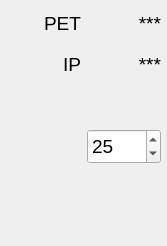
<?xml version="1.0" encoding="UTF-8"?>
<ui version="4.0">
 <class>MainWindow</class>
 <widget class="QMainWindow" name="MainWindow">
  <property name="geometry">
   <rect>
    <x>0</x>
    <y>0</y>
    <width>167</width>
    <height>246</height>
   </rect>
  </property>
  <property name="sizePolicy">
   <sizepolicy hsizetype="Preferred" vsizetype="Preferred">
    <horstretch>0</horstretch>
    <verstretch>0</verstretch>
   </sizepolicy>
  </property>
  <property name="minimumSize">
   <size>
    <width>0</width>
    <height>0</height>
   </size>
  </property>
  <property name="maximumSize">
   <size>
    <width>500</width>
    <height>1000</height>
   </size>
  </property>
  <property name="font">
   <font>
    <pointsize>12</pointsize>
   </font>
  </property>
  <property name="windowTitle">
   <string>Emittance Plot Processing</string>
  </property>
  <property name="windowIcon">
   <iconset>
    <normaloff>icon.png</normaloff>icon.png</iconset>
  </property>
  <widget class="QWidget" name="centralwidget">
   <property name="sizePolicy">
    <sizepolicy hsizetype="Preferred" vsizetype="Preferred">
     <horstretch>0</horstretch>
     <verstretch>0</verstretch>
    </sizepolicy>
   </property>
   <property name="minimumSize">
    <size>
     <width>0</width>
     <height>0</height>
    </size>
   </property>
   <property name="baseSize">
    <size>
     <width>0</width>
     <height>0</height>
    </size>
   </property>
   <layout class="QVBoxLayout" name="verticalLayout">
    <property name="spacing">
     <number>6</number>
    </property>
    <property name="leftMargin">
     <number>6</number>
    </property>
    <property name="topMargin">
     <number>6</number>
    </property>
    <property name="rightMargin">
     <number>6</number>
    </property>
    <property name="bottomMargin">
     <number>6</number>
    </property>
    <item>
     <layout class="QGridLayout" name="gridLayout">
      <item row="1" column="0">
       <widget class="QLabel" name="label_22">
        <property name="sizePolicy">
         <sizepolicy hsizetype="Minimum" vsizetype="Fixed">
          <horstretch>0</horstretch>
          <verstretch>0</verstretch>
         </sizepolicy>
        </property>
        <property name="minimumSize">
         <size>
          <width>0</width>
          <height>35</height>
         </size>
        </property>
        <property name="maximumSize">
         <size>
          <width>16777215</width>
          <height>35</height>
         </size>
        </property>
        <property name="font">
         <font>
          <pointsize>14</pointsize>
         </font>
        </property>
        <property name="text">
         <string>IP</string>
        </property>
        <property name="alignment">
         <set>Qt::AlignRight|Qt::AlignTrailing|Qt::AlignVCenter</set>
        </property>
       </widget>
      </item>
      <item row="2" column="1">
       <widget class="QPushButton" name="pushButton_34">
        <property name="enabled">
         <bool>false</bool>
        </property>
        <property name="sizePolicy">
         <sizepolicy hsizetype="Minimum" vsizetype="Fixed">
          <horstretch>0</horstretch>
          <verstretch>0</verstretch>
         </sizepolicy>
        </property>
        <property name="minimumSize">
         <size>
          <width>0</width>
          <height>35</height>
         </size>
        </property>
        <property name="maximumSize">
         <size>
          <width>16777215</width>
          <height>35</height>
         </size>
        </property>
        <property name="font">
         <font>
          <pointsize>14</pointsize>
         </font>
        </property>
        <property name="styleSheet">
         <string notr="true">QPushButton {
    border-style: outset;
}
</string>
        </property>
        <property name="text">
         <string notr="true"/>
        </property>
        <property name="icon">
         <iconset>
          <normaloff>leds/images48/ledred.png</normaloff>
          <normalon>leds/images48/ledgreen.png</normalon>leds/images48/ledred.png</iconset>
        </property>
        <property name="iconSize">
         <size>
          <width>36</width>
          <height>36</height>
         </size>
        </property>
        <property name="checkable">
         <bool>true</bool>
        </property>
        <property name="checked">
         <bool>true</bool>
        </property>
        <property name="autoDefault">
         <bool>true</bool>
        </property>
        <property name="default">
         <bool>false</bool>
        </property>
        <property name="flat">
         <bool>true</bool>
        </property>
       </widget>
      </item>
      <item row="0" column="0">
       <widget class="QLabel" name="label_11">
        <property name="sizePolicy">
         <sizepolicy hsizetype="Minimum" vsizetype="Fixed">
          <horstretch>0</horstretch>
          <verstretch>0</verstretch>
         </sizepolicy>
        </property>
        <property name="minimumSize">
         <size>
          <width>0</width>
          <height>35</height>
         </size>
        </property>
        <property name="maximumSize">
         <size>
          <width>16777215</width>
          <height>35</height>
         </size>
        </property>
        <property name="font">
         <font>
          <pointsize>14</pointsize>
         </font>
        </property>
        <property name="text">
         <string>PET</string>
        </property>
        <property name="alignment">
         <set>Qt::AlignRight|Qt::AlignTrailing|Qt::AlignVCenter</set>
        </property>
        <property name="buddy">
         <cstring>spinBox_4</cstring>
        </property>
       </widget>
      </item>
      <item row="1" column="1">
       <widget class="QLabel" name="label_2">
        <property name="sizePolicy">
         <sizepolicy hsizetype="Preferred" vsizetype="Fixed">
          <horstretch>0</horstretch>
          <verstretch>0</verstretch>
         </sizepolicy>
        </property>
        <property name="minimumSize">
         <size>
          <width>0</width>
          <height>35</height>
         </size>
        </property>
        <property name="maximumSize">
         <size>
          <width>16777215</width>
          <height>35</height>
         </size>
        </property>
        <property name="font">
         <font>
          <pointsize>14</pointsize>
         </font>
        </property>
        <property name="text">
         <string>***</string>
        </property>
        <property name="alignment">
         <set>Qt::AlignRight|Qt::AlignTrailing|Qt::AlignVCenter</set>
        </property>
       </widget>
      </item>
      <item row="3" column="1">
       <widget class="QSpinBox" name="spinBox_4">
        <property name="sizePolicy">
         <sizepolicy hsizetype="Preferred" vsizetype="Fixed">
          <horstretch>0</horstretch>
          <verstretch>0</verstretch>
         </sizepolicy>
        </property>
        <property name="minimumSize">
         <size>
          <width>0</width>
          <height>35</height>
         </size>
        </property>
        <property name="maximumSize">
         <size>
          <width>16777215</width>
          <height>35</height>
         </size>
        </property>
        <property name="font">
         <font>
          <pointsize>14</pointsize>
         </font>
        </property>
        <property name="keyboardTracking">
         <bool>false</bool>
        </property>
        <property name="maximum">
         <number>300</number>
        </property>
        <property name="singleStep">
         <number>5</number>
        </property>
        <property name="value">
         <number>25</number>
        </property>
       </widget>
      </item>
      <item row="0" column="1">
       <widget class="QLabel" name="label_1">
        <property name="sizePolicy">
         <sizepolicy hsizetype="Preferred" vsizetype="Fixed">
          <horstretch>0</horstretch>
          <verstretch>0</verstretch>
         </sizepolicy>
        </property>
        <property name="minimumSize">
         <size>
          <width>0</width>
          <height>35</height>
         </size>
        </property>
        <property name="maximumSize">
         <size>
          <width>16777215</width>
          <height>35</height>
         </size>
        </property>
        <property name="font">
         <font>
          <pointsize>14</pointsize>
         </font>
        </property>
        <property name="text">
         <string>***</string>
        </property>
        <property name="alignment">
         <set>Qt::AlignRight|Qt::AlignTrailing|Qt::AlignVCenter</set>
        </property>
       </widget>
      </item>
     </layout>
    </item>
    <item>
     <spacer name="verticalSpacer">
      <property name="orientation">
       <enum>Qt::Vertical</enum>
      </property>
      <property name="sizeHint" stdset="0">
       <size>
        <width>20</width>
        <height>40</height>
       </size>
      </property>
     </spacer>
    </item>
   </layout>
  </widget>
  <action name="actionOpen">
   <property name="text">
    <string>Open</string>
   </property>
   <property name="font">
    <font>
     <family>Tahoma</family>
     <pointsize>10</pointsize>
    </font>
   </property>
  </action>
  <action name="actionQuit">
   <property name="text">
    <string>Quit</string>
   </property>
  </action>
  <action name="actionPlot">
   <property name="checkable">
    <bool>true</bool>
   </property>
   <property name="checked">
    <bool>true</bool>
   </property>
   <property name="text">
    <string>Plot</string>
   </property>
  </action>
  <action name="actionLog">
   <property name="checkable">
    <bool>true</bool>
   </property>
   <property name="text">
    <string>Log</string>
   </property>
  </action>
  <action name="actionParameters">
   <property name="checkable">
    <bool>true</bool>
   </property>
   <property name="text">
    <string>Parameters</string>
   </property>
  </action>
  <action name="actionAbout">
   <property name="text">
    <string>About</string>
   </property>
  </action>
 </widget>
 <resources/>
 <connections/>
 <designerdata>
  <property name="gridDeltaX">
   <number>10</number>
  </property>
  <property name="gridDeltaY">
   <number>10</number>
  </property>
  <property name="gridSnapX">
   <bool>true</bool>
  </property>
  <property name="gridSnapY">
   <bool>true</bool>
  </property>
  <property name="gridVisible">
   <bool>true</bool>
  </property>
 </designerdata>
</ui>
